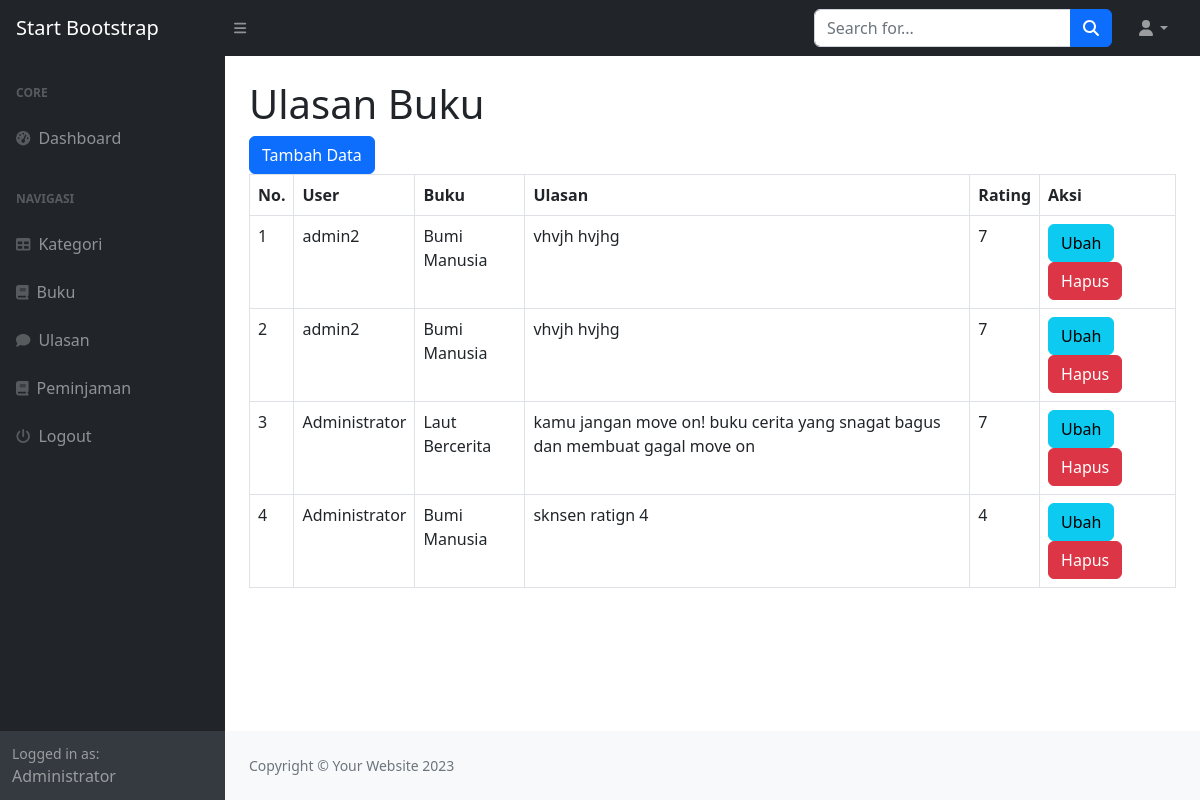
/index.php?page=ulasan (signed in), run on an earlier commit of the app's database.
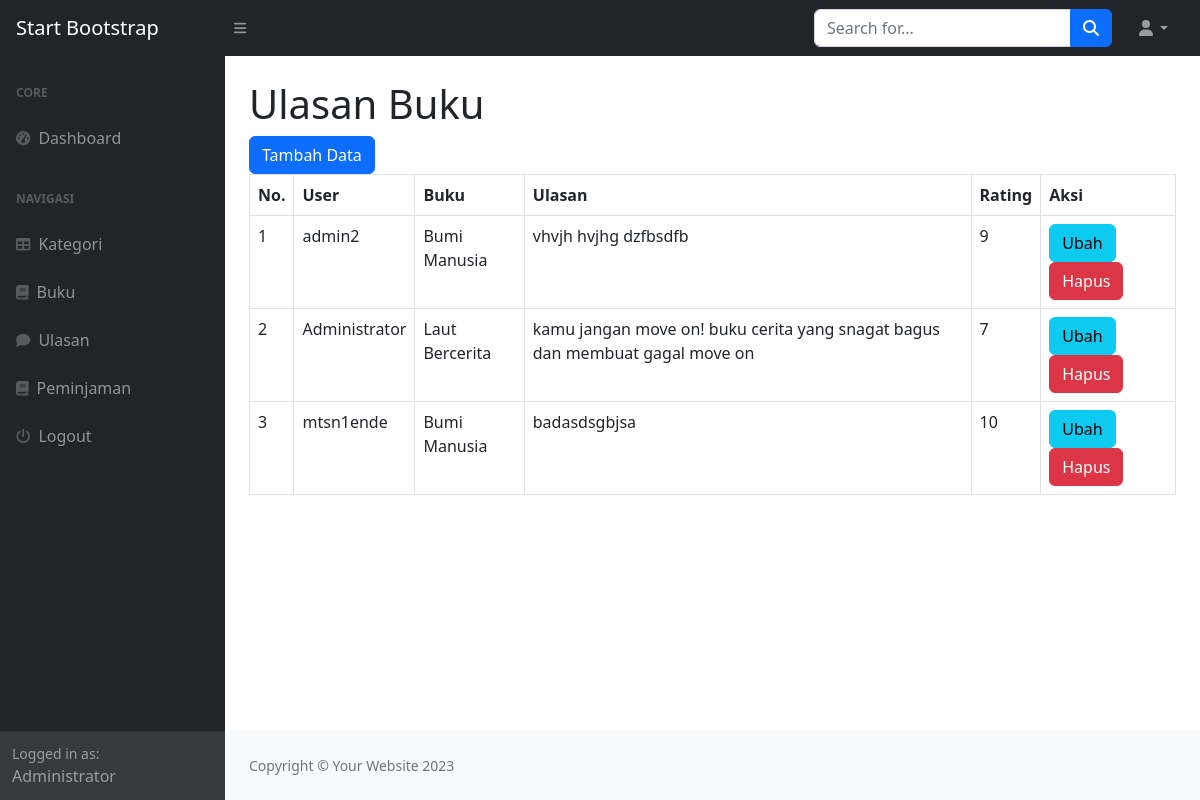
And on a later commit of the database.
### tables this page shows
CREATE TABLE `ulasan` (
  `id_ulasan` int(11) NOT NULL,
  `id_user` int(11) DEFAULT NULL,
  `id_buku` int(11) DEFAULT NULL,
  `ulasan` text NOT NULL,
  `rating` int(11) NOT NULL
);

CREATE TABLE `user` (
  `id_user` int(11) NOT NULL,
  `nama` varchar(255) DEFAULT NULL,
  `username` varchar(255) DEFAULT NULL,
  `password` varchar(255) DEFAULT NULL,
  `email` varchar(255) DEFAULT NULL,
  `alamat` text,
  `no_telepon` varchar(255) DEFAULT NULL,
  `level` enum('admin','petugas','peminjam') DEFAULT NULL
);

CREATE TABLE `buku` (
  `id_buku` int(11) NOT NULL,
  `id_kategori` int(11) DEFAULT NULL,
  `judul` varchar(255) DEFAULT NULL,
  `gambar` varchar(255) DEFAULT NULL,
  `penulis` varchar(255) DEFAULT NULL,
  `penerbit` varchar(255) DEFAULT NULL,
  `tahun_terbit` varchar(255) DEFAULT NULL,
  `deskripsi` text,
  `kuantitas` int(11) DEFAULT NULL
);

### ulasan.php (the view)
<h1 class="mt-4">Ulasan Buku</h1>
<div class="row">
    <div class="col-md-12">
        <a href="?page=ulasan_tambah" class="btn btn-primary">Tambah Data</a>
        <table class="table table-bordered" id="dataTable" width="100%" cellspacing="0">
            <tr>
                <th>No.</th>
                <th>User</th>
                <th>Buku</th>
                <th>Ulasan</th>
                <th>Rating</th>
                <th>Aksi</th>
            </tr>
            <?php
                $i=1;
                $query = mysqli_query($koneksi, "SELECT * FROM ulasan LEFT JOIN user on user.id_user=ulasan.id_user LEFT JOIN buku ON buku.id_buku=ulasan.id_buku");
                while ($data = mysqli_fetch_array($query)) :
            ?>
            <tr>
                <td><?= $i++; ?></td>
                <td><?= $data['nama']; ?></td>
                <td><?= $data['judul']; ?></td>
                <td><?= $data['ulasan']; ?></td>
                <td><?= $data['rating']; ?></td>
                <td>
                    <a href="?page=ulasan_ubah&&id=<?= $data['id_ulasan']?>" class="btn btn-info">Ubah</a>
                    <a onclick="return confirm('Apakah anda yakin menghapus data ini')" href="?page=ulasan_hapus&&id=<?= $data['id_ulasan']?>" class="btn btn-danger">Hapus</a>
                </td>
            </tr>
            <?php endwhile; ?>
        </table>
    </div>
</div>

What changed in the data, as far as the page shows it:
removed ulasan: id_user.nama "admin2", id_buku.judul "Bumi Manusia", ulasan "vhvjh hvjhg", rating "7"
removed ulasan: id_user.nama "Administrator", id_buku.judul "Bumi Manusia", ulasan "sknsen ratign 4", rating "4"
changed ulasan "admin2": ulasan "vhvjh hvjhg" → "vhvjh hvjhg dzfbsdfb"; rating "7" → "9"
added ulasan: id_user.nama "mtsn1ende", id_buku.judul "Bumi Manusia", ulasan "badasdsgbjsa", rating "10"
